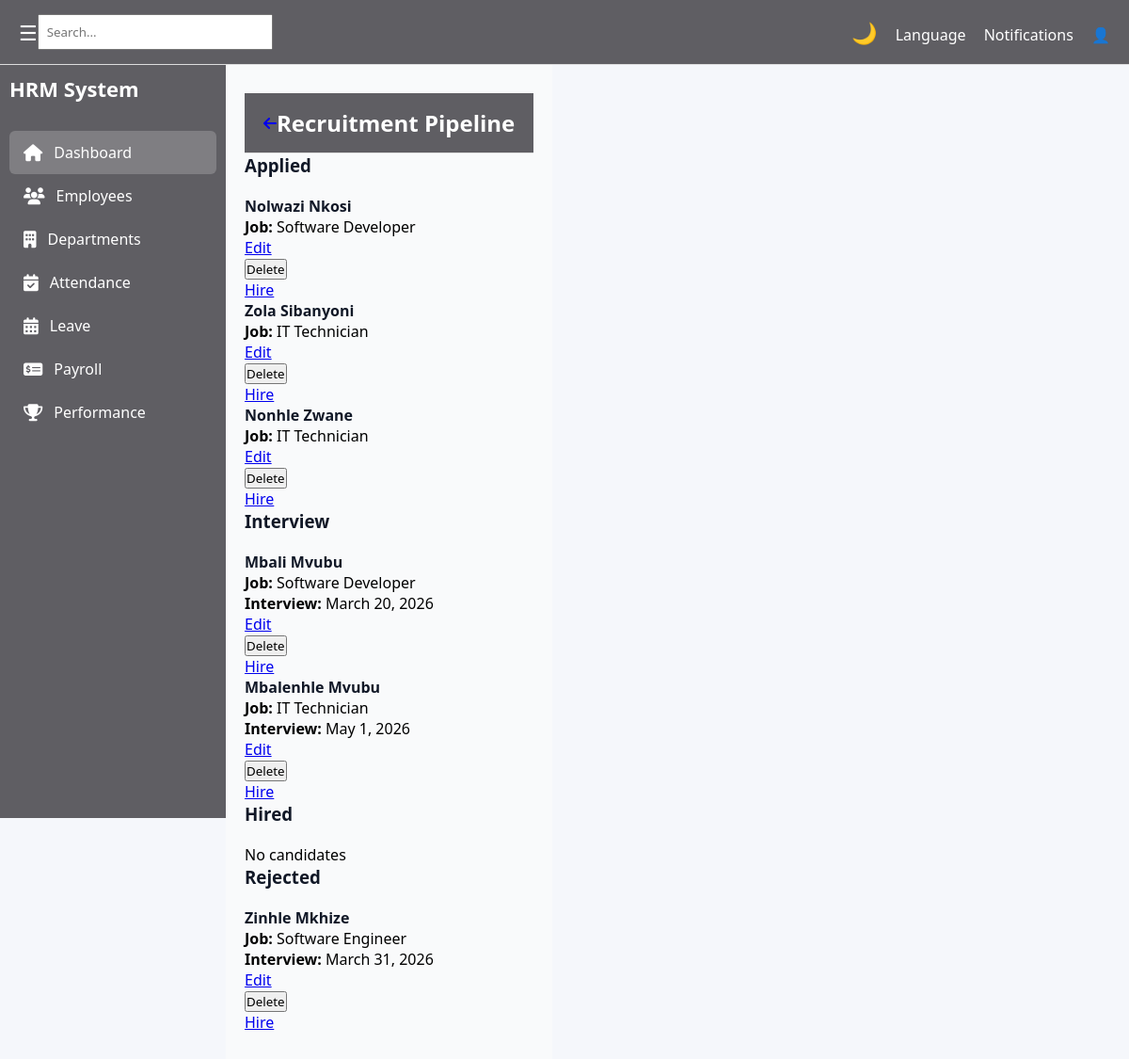
The page /hr/recruitment/pipeline/ on the database its author committed.
### hr/models.py (models this page shows, shortened)
class Candidate(models.Model):
    STAGE_CHOICES = [
        ('Applied','Applied'),
        ('Interview','Interview'),
        ('Hired','Hired'),
        ('Rejected','Rejected'),
    ]
    ONBOARDING_STATUS = [
        ('Pending','Pending'),
        ('Completed','Completed'),
    ]
    first_name = models.CharField(max_length=100)
    last_name = models.CharField(max_length=100)
    email = models.EmailField()
    applied_job = models.ForeignKey('Job', on_delete=models.CASCADE)
    current_stage = models.CharField(max_length=50, choices=STAGE_CHOICES, default='Applied')
    interview_date = models.DateField(null=True, blank=True)
    onboarding_status = models.CharField(
        max_length=20,
        choices=ONBOARDING_STATUS,
        default='Pending'
    )

class Job(models.Model):
    POSITION_TYPES = [
        ('Full-time', 'Full-time'),
        ('Part-time', 'Part-time'),
        ('Contract', 'Contract'),
    ]
    STATUS_CHOICES = [
        ('Open', 'Open'),
        ('Closed', 'Closed'),
        ('Closing Soon', 'Closing Soon'),
    ]
    title = models.CharField(max_length=100)
    department = models.CharField(max_length=100)
    job_type = models.CharField(max_length=20, choices=POSITION_TYPES)
    location = models.CharField(max_length=100)
    salary = models.CharField(max_length=100, blank=True)
    description = models.TextField()
    requirements = models.TextField()
    company_name = models.CharField(max_length=100)
    company_logo = models.ImageField(upload_to='logos/', blank=True, null=True)
    application_link = models.URLField(blank=True)
    posted_date = models.DateField(auto_now_add=True)
    status = models.CharField(max_length=20, choices=STATUS_CHOICES, default='Open')

### hr/views.py (the view)
# urls.py: path('recruitment/pipeline/', views.recruitment_pipeline_view, name='recruitment_pipeline'),
def recruitment_pipeline_view(request):
    candidates = Candidate.objects.all().order_by('applied_job', 'last_name')
    stages = ['Applied','Interview','Hired','Rejected']
    pipeline = defaultdict(list)
    for c in candidates:
        pipeline[c.current_stage].append(c)
    context = {
        'pipeline': pipeline,
        'stages': stages
    }
    return render(request, 'hr/pages/recruitment_pipeline.html', context)

### hr/templatetags/pipeline_extras.py (called while the page is built)
@register.filter
def get_item(dictionary, key):
    return dictionary.get(key, [])

### hr/templates/hr/pages/recruitment_pipeline.html (shortened to what this page needs)
{% extends "hr/base/base.html" %}
{% load static %}
{% load pipeline_extras %}
{% block content %}
<section class="content">
    <div class="topbar">
        <a href="{% url 'recruitment' %}"><i class="fas fa-arrow-left"></i></a>
        <h2>Recruitment Pipeline</h2>
    </div>
    <div class="pipeline-container">
        {% for stage in stages %}
        <div class="pipeline-column">
            <h3>{{ stage }}</h3>
            {% for candidate in pipeline|get_item:stage %}
            <div class="candidate-card">
                <h4>{{ candidate.first_name }} {{ candidate.last_name }}</h4>
                <p><strong>Job:</strong> {{ candidate.applied_job.title }}</p>
                {% if candidate.interview_date %}
                <p><strong>Interview:</strong> {{ candidate.interview_date }}</p>
                {% endif %}
                <div class="card-buttons">
                    <a href="{% url 'edit_candidate' candidate.pk %}" class="edit-btn">Edit</a>
                    <form action="{% url 'delete_candidate' candidate.pk %}" method="POST">
                    <button type="submit" class="delete-btn">Delete</button>
    </form>
    {% if candidate.current_stage != 'Hired' %}
                    <a href="{% url 'mark_as_hired' candidate.pk %}" class="hire-btn">
        Hire
    </a>
    {% endif %}
</div>
            </div>
            {% empty %}
            <p>No candidates</p>
            {% endfor %}
        </div>
        {% endfor %}
    </div>
    {% endblock %}

### hr/static/hr/css/global.css (style rules this page uses)
* { margin: 0; padding: 0; box-sizing: border-box; font-family: "Segoe UI", sans-serif; }
body { background: white; transition: background 0.3s, color 0.3s; }
.topbar { background: rgb(95, 94, 99); padding: 15px 20px; color: white; display: flex; justify-content: space-between; align-items: center; border-bottom: 1px solid #ddd; }
.content { padding: 25px; color: #000; }
.content h1, .content p, .content .card, .content .box { color: #000; }
body { margin: 0; font-family: "Segoe UI", sans-serif; height: 100vh; }

### hr/static/hr/css/attendance.css (style rules this page uses)
h3 { margin-bottom: 20px; }

### hr/static/hr/css/performance.css (style rules this page uses)
.content { padding: 20px; }
.content { padding: 30px 20px; font-family: 'Segoe UI', Tahoma, Geneva, Verdana, sans-serif; color: #111827; background: #f9fafb; }

### hr/static/hr/css/apply_leave.css (style rules this page uses)
body { background-color: #f5f7fb; font-family: Arial, Helvetica, sans-serif; }

### rows shown on the page
Candidate: first_name "Nolwazi", last_name "Nkosi", applied_job "Software Developer", current_stage "Hire"
Candidate: first_name "Zola", last_name "Sibanyoni", applied_job "IT Technician", current_stage "Hire"
Candidate: first_name "Nonhle", last_name "Zwane", applied_job "IT Technician", current_stage "Hire"
Candidate: first_name "Mbali", last_name "Mvubu", applied_job "Software Developer", interview_date "March 20, 2026", current_stage "Hire"
Candidate: first_name "Mbalenhle", last_name "Mvubu", applied_job "IT Technician", interview_date "May 1, 2026", current_stage "Hire"
Candidate: first_name "Zinhle", last_name "Mkhize", applied_job "Software Engineer", interview_date "March 31, 2026", current_stage "Hire"

### other values the page prints
{{ stage }} "Applied" "Interview" "Hired" "Rejected"
